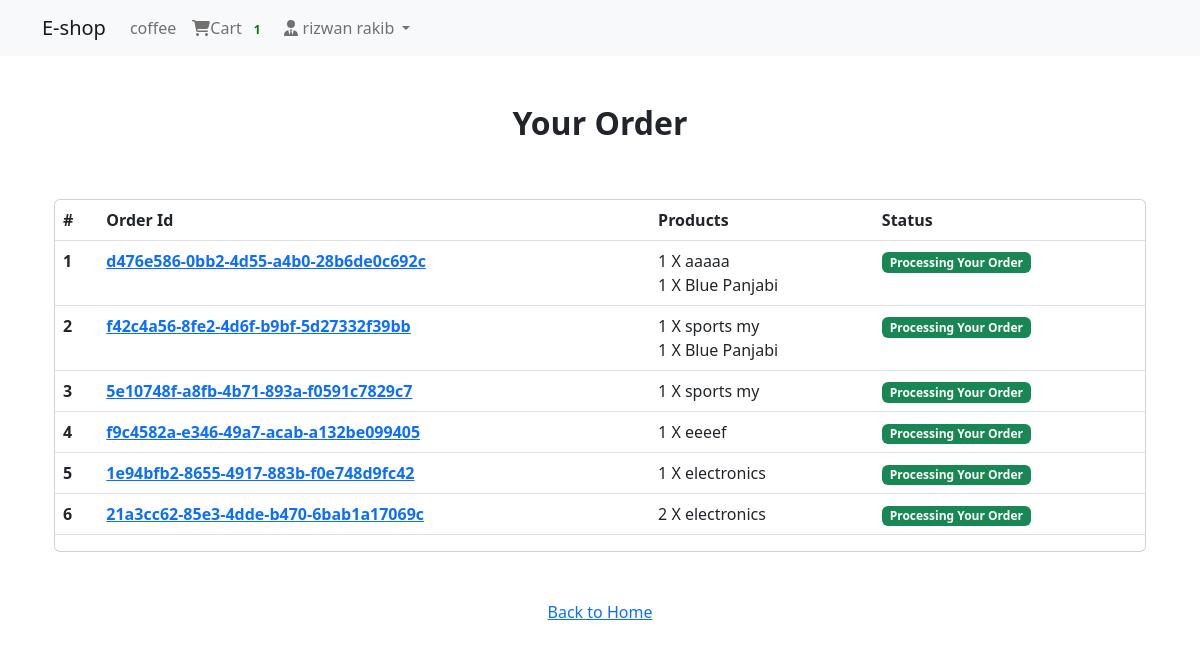
Page /payment/orders/ (signed in) on the committed database.
### login_app/models.py (models this page shows, shortened)
class User(AbstractBaseUser, PermissionsMixin):
    email = models.EmailField(unique=True, null=False)
    is_staff = models.BooleanField(
        gettext_lazy('staff status'),  #
        default=False,
        help_text=gettext_lazy('desegnet whether the user can login this site')  # )
    )
    is_active = models.BooleanField(
        gettext_lazy('active'),  #
        default=True,
        help_text=gettext_lazy(
            'desegnation wheather this user should be terated as active.unselect this instead of deleting accounts')
    )
    USERNAME_FIELD = 'email'
    objects = MyUserManager()

class Profile(models.Model):
    user = models.OneToOneField(User, on_delete=models.CASCADE, related_name='profile')
    """hwre we have created one to one model relationship with User & Profile"""
    username = models.CharField(max_length=264, blank=True)
    full_name = models.CharField(max_length=264, blank=True)
    address_1 = models.TextField(max_length=300, blank=True)
    city = models.CharField(max_length=50, blank=True)
    zipcode = models.CharField(max_length=10, blank=True)
    country = models.CharField(max_length=50, blank=True)
    phone = models.CharField(max_length=50, blank=True)
    date_joined = models.DateTimeField(auto_now=True)

### order_app/models.py (models this page shows, shortened)
class Order(models.Model):
    orderitems = models.ManyToManyField(Cart)
    user = models.ForeignKey(settings.AUTH_USER_MODEL, on_delete=models.CASCADE)
    ordered = models.BooleanField(default=False)
    created = models.DateTimeField(auto_now_add=True)
    paymentId = models.CharField(max_length=264, blank=True, null=True)
    orderId = models.CharField(max_length=200, blank=True, null=True)

class Cart(models.Model):
    user = models.ForeignKey(settings.AUTH_USER_MODEL, on_delete=models.CASCADE, related_name='cart')
    item = models.ForeignKey(Product, on_delete=models.CASCADE)
    quantity = models.IntegerField(default=1)
    purchased = models.BooleanField(default=False)
    created = models.DateTimeField(auto_now_add=True)
    updated = models.DateTimeField(auto_now=True)
    def __str__(self):
        return f'{self.quantity} X {self.item}'

### shop_app/models.py (models this page shows)
class Product(models.Model):
    mainimage = models.ImageField(upload_to='products/')
    name = models.CharField(max_length=264)
    category = models.ForeignKey(Category, on_delete=models.CASCADE, related_name='Category')
    preview_text = models.TextField(max_length=200, verbose_name='Preview Text')
    detail_text = models.TextField(max_length=1000, verbose_name='Description')
    price = models.FloatField()
    old_price = models.FloatField(default=0.00)
    created = models.DateTimeField(auto_now_add=True)
    def __str__(self):
        return self.name
    class Meta:
        ordering = ['-created', ]

### payment_app/views.py (the view)
# urls.py: path('orders/', views.order_view, name="orders"),
@login_required
def order_view(request):
    try:
        orders = Order.objects.filter(user=request.user, ordered=True)
        context = {"orders": orders}
    except:
        messages.warning(request, "you do not have any active order")
        return redirect("Shop_App:home")
    return render(request, "payment_app/order.html",context)

### order_app/templatetags/cart_tag.py (called while the page is built)
@register.filter
def cart_total(user):
    order = Order.objects.filter(user=user, ordered=False)
    if order.exists():
        return order[0].orderitems.count()
    else:
        return 0

### templates/payment_app/order.html
{% extends 'base.html' %}
{% block body_block %}
    <div class="container mt-5">
        <h2 class="text-center"><strong>Your Order</strong></h2>
        <div class="row">
            <div class="col-md-12">
                <div class="card mt-5" style="height: auto">
                    <div class="table-responsive">
                        <table class="table">
                            <thead>
                            <tr>
                                <th scope="col">#</th>
                                <th scope="col">Order Id</th>
                                <th scope="col">Products</th>
                                <th scope="col">Status</th>
                            </tr>
                            </thead>
                            <tbody>
                            {% for order in orders %}
                                <tr>
                                    <th scope="row">{{ forloop.counter }}</th>
                                    <th><a href="#">{{ order.orderId }}</a></th>
                                    <td>
                                        {% for item in order.orderitems.all %} {{ item }} <br> {% endfor %}
                                    </td>
                                    <td><span class="badge bg-success">Processing Your Order</span></td>
                                </tr>
                            {% endfor %}
                            </tbody>
                        </table>
                    </div>
                </div>
            </div>
            <div class="col-md-12 my-5 text-center">
                <a href="{% url 'Shop_App:home' %}">Back to Home</a>
            </div>
        </div>
    </div>
{% endblock %}

### templates/navbar.html (shortened to what this page needs)
{% load cart_tag %}
<nav class="navbar navbar-expand-lg navbar-light bg-light">
    <div class="container">
        <a class="navbar-brand" href="{% url 'Shop_App:home' %}">E-shop</a>
        <div
                class="collapse navbar-collapse  "
                id="navbarSupportedContent"
        >
            <ul class="navbar-nav ml-auto">
                {% if request.user.is_authenticated %}
                    <li class="nav-item"><a class="nav-link" href="#">coffee</a></li>
                    <li class="nav-item">
                        <a class="nav-link" href="{% url 'Order_App:cart' %}">
                            <i class="fa fa-shopping-cart"></i>Cart
                            <span class="badge badge-light" style="color: green">{{ request.user | cart_total }}</span>
                        </a>
                    </li>
                    <li class="nav-item dropdown">
                        <a class="nav-link dropdown-toggle" href="#" id="navbarDropdown" role="button"
                           data-toggle="dropdown" aria-haspopup="true" aria-expanded="false">
                            <i class="fas fa-user-tie"></i>
                            {{ request.user.profile.username }}
                        </a>
                    </li>
                {% else %}
                    <li class="nav-item">
                        <a href="{% url 'Login_App:login' %}" class="btn btn-primary">Login</a>
                    </li>
                {% endif %}
            </ul>
        </div>
    </div>
</nav>

### templates/base.html (style rules this page uses)
.card { height: 350px; }

### rows in the picture
User: user|cart_total "1", user.profile.username "rizwan rakib"
Order: orderId "d476e586-0bb2-4d55-a4b0-28b6de0c692c"
Cart: quantity+item "1 X aaaaa"
Cart: quantity+item "1 X Blue Panjabi"
Order: orderId "f42c4a56-8fe2-4d6f-b9bf-5d27332f39bb"
Cart: quantity+item "1 X sports my"
Cart: quantity+item "1 X Blue Panjabi"
Order: orderId "5e10748f-a8fb-4b71-893a-f0591c7829c7"
Cart: quantity+item "1 X sports my"
Order: orderId "f9c4582a-e346-49a7-acab-a132be099405"
Cart: quantity+item "1 X eeeef"
Order: orderId "1e94bfb2-8655-4917-883b-f0e748d9fc42"
Cart: quantity+item "1 X electronics"
Order: orderId "21a3cc62-85e3-4dde-b470-6bab1a17069c"
Cart: quantity+item "2 X electronics"
